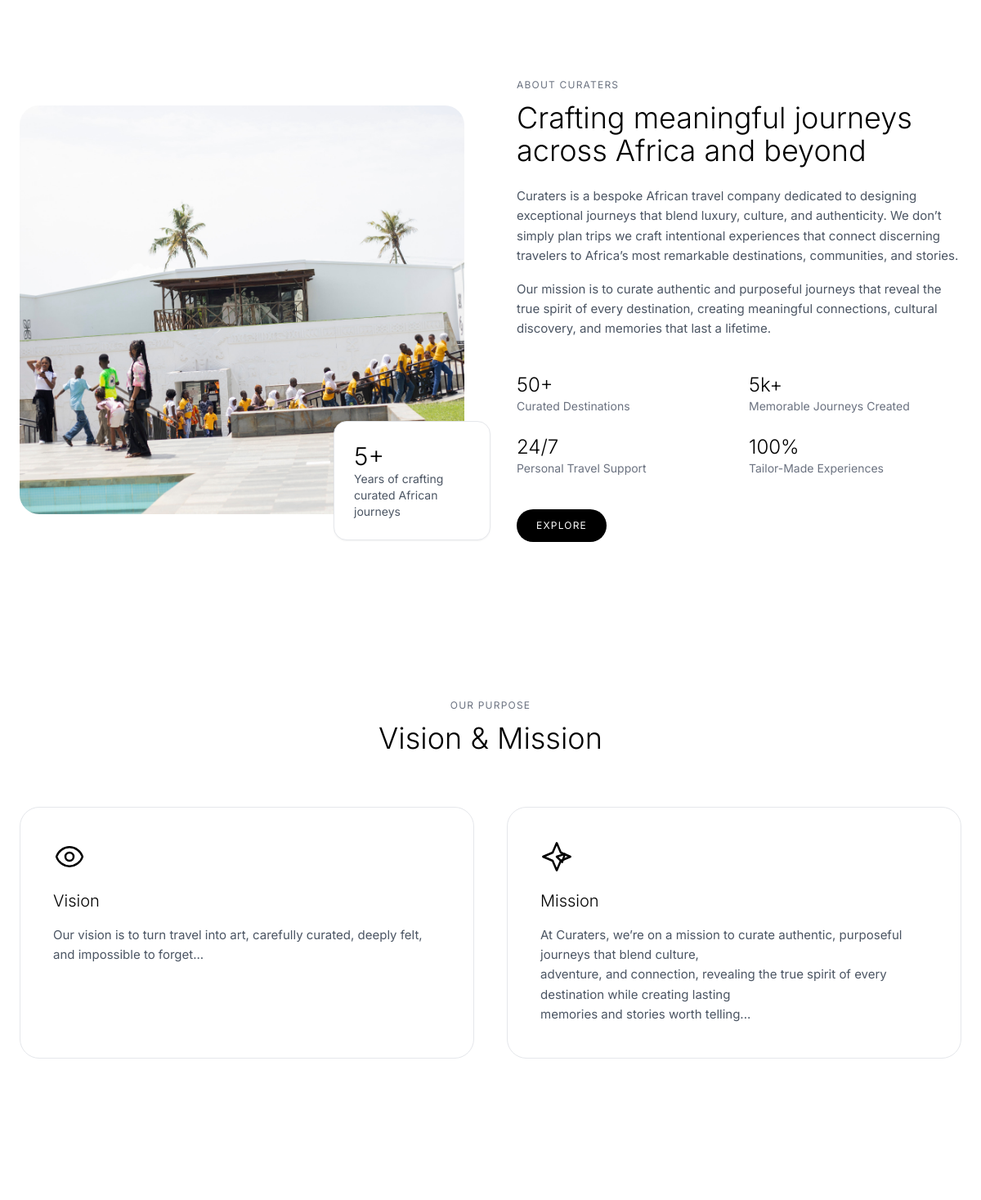
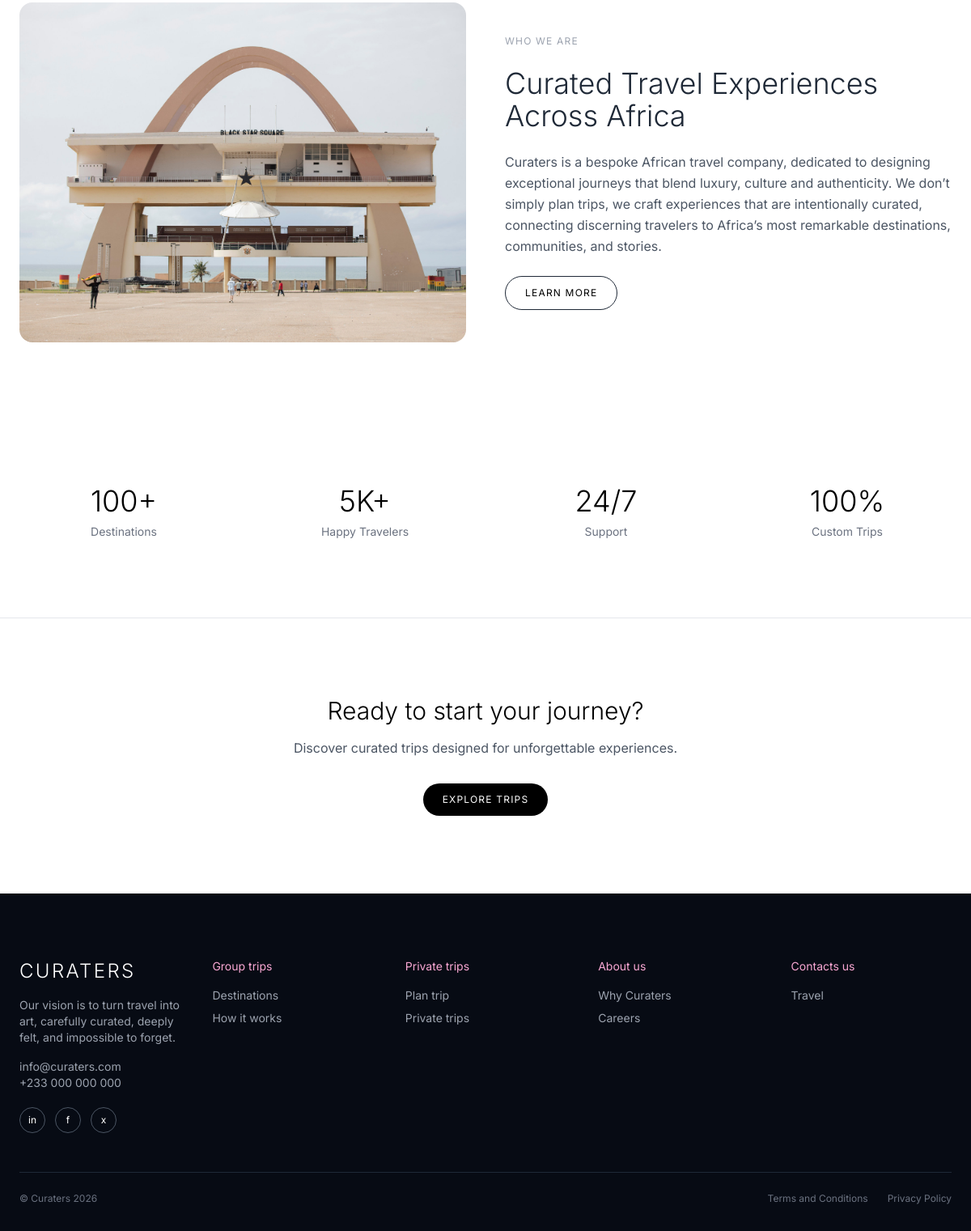
The page /about-us.php on the database its author committed (2 pictures, top to bottom).
### tables this page shows
CREATE TABLE `site_content` (
  `id` int(11) NOT NULL,
  `section` varchar(100) DEFAULT NULL,
  `title` varchar(255) DEFAULT NULL,
  `content` text DEFAULT NULL,
  `updated_at` timestamp NOT NULL DEFAULT current_timestamp() ON UPDATE current_timestamp()
);

### components/vision.php (the view, shortened to what this page needs)
<?php
include 'includes/db.php';
$content = [];
$sql = "SELECT section, title, content FROM site_content WHERE section IN ('vision', 'mission')";
$result = $conn->query($sql);
while ($row = $result->fetch_assoc()) {
    $content[$row['section']] = $row;
}
$vision  = $content['vision']  ?? ['title' => 'Vision', 'content' => 'No vision set yet'];
$mission = $content['mission'] ?? ['title' => 'Mission', 'content' => 'No mission set yet'];
?>
<section class="bg-white py-24 px-6">
    <div class="max-w-6xl mx-auto">
        <div class="text-center mb-16">
            <p class="text-xs uppercase tracking-widest text-gray-500 mb-3">
                Our Purpose
            </p>
            <h2 class="text-3xl md:text-4xl font-light text-black">
                Vision & Mission
            </h2>
        </div>
        <div class="grid md:grid-cols-2 gap-10">
            <div class="border rounded-3xl p-10 hover:shadow-sm transition bg-white">
                <div class="mb-5 text-black">
                </div>
                <h3 class="text-xl font-light text-black mb-4">
                    <?= htmlspecialchars($vision['title']); ?>
                </h3>
                <p class="text-gray-600 leading-relaxed text-[15px]">
                    <?= nl2br(htmlspecialchars($vision['content'])); ?>
                </p>
            </div>
            <div class="border rounded-3xl p-10 hover:shadow-sm transition bg-white">
                <div class="mb-5 text-black">
                    <svg class="w-10 h-10" fill="none" stroke="currentColor" stroke-width="1.5" viewBox="0 0 24 24">
                        <path stroke-linecap="round" stroke-linejoin="round"
                        d="M12 2l3 7 7 3-7 3-3 7-3-7-7-3 7-3 3-7z"/>
                        <path stroke-linecap="round" stroke-linejoin="round"
                        d="M12 12l6-2-2 6-4-4z"/>
                    </svg>
                </div>
                <h3 class="text-xl font-light text-black mb-4">
                    <?= htmlspecialchars($mission['title']); ?>
                </h3>
                <p class="text-gray-600 leading-relaxed text-[15px]">
                    <?= nl2br(htmlspecialchars($mission['content'])); ?>
                </p>
            </div>
        </div>
    </div>
</section>

### rows shown on the page
site_content: title "Vision", content "Our vision is to turn travel into art, carefully curated, deeply felt, and impossible to forget..."
site_content: title "Mission", content "At Curaters, we’re on a mission to curate authentic, purposeful journeys that blend culture, adventure, and connection, revealing the true spirit of every destination while creating lasting memories and stories worth telling..."
